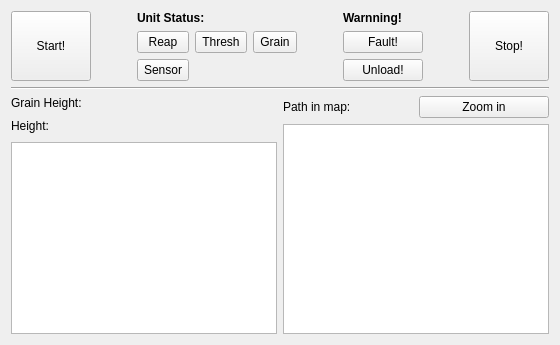
      <widget class="QWidget" name="MonitorTab">
       <attribute name="title">
        <string>Monitor</string>
       </attribute>
       <layout class="QVBoxLayout" name="verticalLayout_15">
        <item>
         <layout class="QHBoxLayout" name="horizontalLayout_16">
          <item>
           <widget class="QPushButton" name="pushButtonConnect">
            <property name="sizePolicy">
             <sizepolicy hsizetype="Minimum" vsizetype="Preferred">
              <horstretch>0</horstretch>
              <verstretch>0</verstretch>
             </sizepolicy>
            </property>
            <property name="text">
             <string>Start!</string>
            </property>
           </widget>
          </item>
          <item>
           <spacer name="horizontalSpacer_9">
            <property name="orientation">
             <enum>Qt::Horizontal</enum>
            </property>
            <property name="sizeType">
             <enum>QSizePolicy::Fixed</enum>
            </property>
            <property name="sizeHint" stdset="0">
             <size>
              <width>40</width>
              <height>20</height>
             </size>
            </property>
           </spacer>
          </item>
          <item>
           <layout class="QVBoxLayout" name="verticalLayout_13">
            <item>
             <widget class="QLabel" name="label_25">
              <property name="font">
               <font>
                <weight>75</weight>
                <bold>true</bold>
                <strikeout>false</strikeout>
               </font>
              </property>
              <property name="text">
               <string>Unit Status:</string>
              </property>
             </widget>
            </item>
            <item>
             <layout class="QGridLayout" name="gridLayout_2">
              <item row="1" column="0">
               <widget class="QToolButton" name="toolButton_4">
                <property name="sizePolicy">
                 <sizepolicy hsizetype="Preferred" vsizetype="Expanding">
                  <horstretch>0</horstretch>
                  <verstretch>0</verstretch>
                 </sizepolicy>
                </property>
                <property name="text">
                 <string>Sensor</string>
                </property>
               </widget>
              </item>
              <item row="0" column="0">
               <widget class="QToolButton" name="toolButton">
                <property name="sizePolicy">
                 <sizepolicy hsizetype="Preferred" vsizetype="Expanding">
                  <horstretch>0</horstretch>
                  <verstretch>0</verstretch>
                 </sizepolicy>
                </property>
                <property name="styleSheet">
                 <string notr="true"/>
                </property>
                <property name="text">
                 <string>Reap</string>
                </property>
               </widget>
              </item>
              <item row="0" column="1">
               <widget class="QToolButton" name="toolButton_2">
                <property name="sizePolicy">
                 <sizepolicy hsizetype="Preferred" vsizetype="Expanding">
                  <horstretch>0</horstretch>
                  <verstretch>0</verstretch>
                 </sizepolicy>
                </property>
                <property name="styleSheet">
                 <string notr="true"/>
                </property>
                <property name="text">
                 <string>Thresh</string>
                </property>
               </widget>
              </item>
              <item row="0" column="2">
               <widget class="QToolButton" name="toolButton_3">
                <property name="sizePolicy">
                 <sizepolicy hsizetype="Preferred" vsizetype="Expanding">
                  <horstretch>0</horstretch>
                  <verstretch>0</verstretch>
                 </sizepolicy>
                </property>
                <property name="styleSheet">
                 <string notr="true"/>
                </property>
                <property name="text">
                 <string>Grain</string>
                </property>
               </widget>
              </item>
             </layout>
            </item>
           </layout>
          </item>
          <item>
           <spacer name="horizontalSpacer_11">
            <property name="orientation">
             <enum>Qt::Horizontal</enum>
            </property>
            <property name="sizeType">
             <enum>QSizePolicy::Fixed</enum>
            </property>
            <property name="sizeHint" stdset="0">
             <size>
              <width>40</width>
              <height>20</height>
             </size>
            </property>
           </spacer>
          </item>
          <item>
           <layout class="QVBoxLayout" name="verticalLayout_14">
            <item>
             <widget class="QLabel" name="label_26">
              <property name="sizePolicy">
               <sizepolicy hsizetype="Preferred" vsizetype="Preferred">
                <horstretch>0</horstretch>
                <verstretch>0</verstretch>
               </sizepolicy>
              </property>
              <property name="font">
               <font>
                <weight>75</weight>
                <bold>true</bold>
               </font>
              </property>
              <property name="text">
               <string>Warnning!</string>
              </property>
             </widget>
            </item>
            <item>
             <widget class="QPushButton" name="pushButton_11">
              <property name="sizePolicy">
               <sizepolicy hsizetype="Minimum" vsizetype="Expanding">
                <horstretch>0</horstretch>
                <verstretch>0</verstretch>
               </sizepolicy>
              </property>
              <property name="styleSheet">
               <string notr="true"/>
              </property>
              <property name="text">
               <string>Fault!</string>
              </property>
             </widget>
            </item>
            <item>
             <widget class="QPushButton" name="pushButton_4">
              <property name="sizePolicy">
               <sizepolicy hsizetype="Minimum" vsizetype="Expanding">
                <horstretch>0</horstretch>
                <verstretch>0</verstretch>
               </sizepolicy>
              </property>
              <property name="styleSheet">
               <string notr="true"/>
              </property>
              <property name="text">
               <string>Unload!</string>
              </property>
             </widget>
            </item>
           </layout>
          </item>
          <item>
           <spacer name="horizontalSpacer_10">
            <property name="orientation">
             <enum>Qt::Horizontal</enum>
            </property>
            <property name="sizeType">
             <enum>QSizePolicy::Fixed</enum>
            </property>
            <property name="sizeHint" stdset="0">
             <size>
              <width>40</width>
              <height>20</height>
             </size>
            </property>
           </spacer>
          </item>
          <item>
           <widget class="QPushButton" name="pushButton_9">
            <property name="sizePolicy">
             <sizepolicy hsizetype="Minimum" vsizetype="Expanding">
              <horstretch>0</horstretch>
              <verstretch>0</verstretch>
             </sizepolicy>
            </property>
            <property name="text">
             <string>Stop!</string>
            </property>
           </widget>
          </item>
         </layout>
        </item>
        <item>
         <widget class="Line" name="line">
          <property name="orientation">
           <enum>Qt::Horizontal</enum>
          </property>
         </widget>
        </item>
        <item>
         <layout class="QHBoxLayout" name="horizontalLayout_6">
          <item>
           <layout class="QVBoxLayout" name="verticalLayout">
            <item>
             <layout class="QHBoxLayout" name="horizontalLayout_13">
              <item>
               <widget class="QLabel" name="label_10">
                <property name="text">
                 <string>Grain Height:</string>
                </property>
               </widget>
              </item>
             </layout>
            </item>
            <item>
             <layout class="QHBoxLayout" name="horizontalLayout_7">
              <item>
               <widget class="QLabel" name="label_12">
                <property name="sizePolicy">
                 <sizepolicy hsizetype="Preferred" vsizetype="Minimum">
                  <horstretch>0</horstretch>
                  <verstretch>0</verstretch>
                 </sizepolicy>
                </property>
                <property name="minimumSize">
                 <size>
                  <width>0</width>
                  <height>20</height>
                 </size>
                </property>
                <property name="maximumSize">
                 <size>
                  <width>16777215</width>
                  <height>30</height>
                 </size>
                </property>
                <property name="text">
                 <string>Height:</string>
                </property>
               </widget>
              </item>
             </layout>
            </item>
            <item>
             <widget class="QGraphicsView" name="graphicsView_2"/>
            </item>
           </layout>
          </item>
          <item>
           <layout class="QVBoxLayout" name="verticalLayout_4">
            <item>
             <layout class="QHBoxLayout" name="horizontalLayout_14">
              <item>
               <widget class="QLabel" name="label_11">
                <property name="text">
                 <string>Path in map:</string>
                </property>
               </widget>
              </item>
              <item>
               <widget class="QPushButton" name="pushButton_6">
                <property name="text">
                 <string>Zoom in</string>
                </property>
               </widget>
              </item>
             </layout>
            </item>
            <item>
             <widget class="QGraphicsView" name="graphicsView_3"/>
            </item>
           </layout>
          </item>
         </layout>
        </item>
       </layout>
      </widget>
